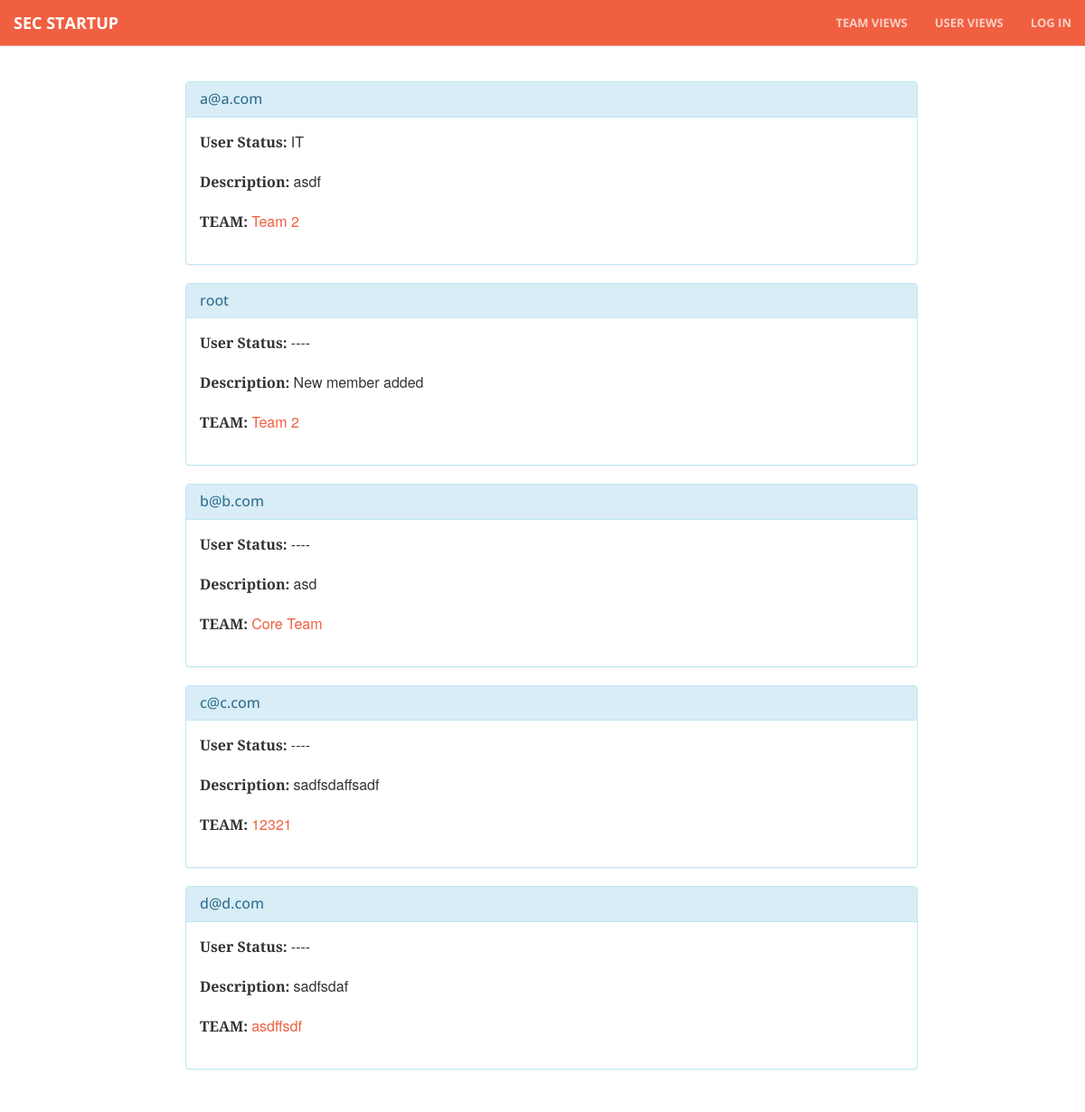
/profile/, run on the app's committed database.
### core/models.py (models this page shows, shortened)
class Profile(models.Model):
    members = models.ForeignKey(Team, null=True, blank=True)
    user = models.OneToOneField(User)
    name = models.CharField(max_length=100)
    email = models.EmailField(max_length=254)
    company = models.CharField(max_length=100, blank= True)
    skills = models.CharField(max_length=100, blank= True)
    industry = models.IntegerField(choices=INDUSTRY, null=True, blank=True)
    description = models.TextField(null=True, blank=True)
    created_at = models.DateTimeField(auto_now_add=True)
    image_file = models.ImageField(upload_to=upload_to_location, null=True, blank=True)
    def get_absolute_url(self):
        return reverse(viewname="profile_list", args=[self.id])

class Team(models.Model):
    title = models.CharField(max_length=300) # Team Name
    project_status = models.IntegerField(choices=TEAM_STATUS, null=True, blank=True)
    description = models.TextField(null=True, blank=True)
    created_at = models.DateTimeField(auto_now_add=True)
    image_file = models.ImageField(upload_to=upload_to_location, null=True, blank=True)

### core/views.py (the view)
# urls.py: url(r'profile/$', coreviews.ProfileListView.as_view()),
class ProfileListView(ListView):
    model = coremodels.Profile
    template_name = 'profile/list.html'
    paginate_by = 5

### templates/profile/list.html (shortened to what this page needs)
{% extends "base/theme.html" %}
{% load bootstrap_pagination %}
{% block main_content %}
  <div class="row main-content">
    <div class="col-md-2"></div>
    <div class='row'>
        <div class="col-md-8">
        {% for profile in object_list %}
         <div class="panel panel-info">
          <div class="panel-heading">
            <h3 class="panel-title"><a href="{{ profile.get_absolute_url }}">{{ profile.user.username }}</a></h3>
          </div>
          <div class="panel-body">
            <p><b>User Status: </b>
            {% if profile.industry %}
              {{ profile.get_industry_display }}
            {% else %}----
            {% endif %}</p>
             <p><b>Description: </b>{{ profile.description }}</p>
            <p><b>TEAM: </b>
            {% if profile.members %}
                <a href="/team/{{ profile.members.id }}/detail">{{ profile.members.title }}</a>
            {% else %}----
            {% endif %}</p>
          </div>
          </div>
         {% endfor %}
      </div>
    </div>
    <div class="col-md-2"></div>
  </div>
{% endblock %}

### static/css/creative.css (style rules this page uses)
html, body { width: 100%; height: 100%; }
body { font-family: Merriweather,'Helvetica Neue',Arial,sans-serif; }
a { color: #f05f40; -webkit-transition: all .35s; -moz-transition: all .35s; transition: all .35s; }
h1, h2, h3, h4, h5, h6 { font-family: 'Open Sans','Helvetica Neue',Arial,sans-serif; }
p { margin-bottom: 20px; font-size: 16px; line-height: 1.5; }
.main-content { padding-top: 90px; }
body { webkit-tap-highlight-color: #222; }

### data on the page
Profile: user.username "a@a.com", industry "IT", description "asdf", members "Team 2"
Profile: user.username "root", description "New member added", members "Team 2"
Profile: user.username "b@b.com", description "asd", members "Core Team"
Profile: user.username "c@c.com", description "sadfsdaffsadf", members "12321"
Profile: user.username "d@d.com", description "sadfsdaf", members "asdffsdf"
